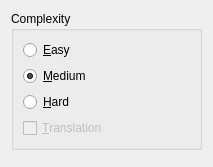
<?xml version="1.0" encoding="UTF-8"?>
<ui version="4.0">
 <class>TrainingComplexityDialog</class>
 <widget class="QDialog" name="TrainingComplexityDialog">
  <property name="geometry">
   <rect>
    <x>0</x>
    <y>0</y>
    <width>213</width>
    <height>145</height>
   </rect>
  </property>
  <property name="windowTitle">
   <string>Training Complexity</string>
  </property>
  <layout class="QVBoxLayout" name="verticalLayout">
   <item>
    <widget class="QGroupBox" name="complexityGroupBox">
     <property name="title">
      <string>Complexity</string>
     </property>
     <layout class="QVBoxLayout" name="verticalLayout_2">
      <item>
       <widget class="QRadioButton" name="easyRadioButton">
        <property name="text">
         <string>&amp;Easy</string>
        </property>
       </widget>
      </item>
      <item>
       <widget class="QRadioButton" name="mediumRadioButton">
        <property name="text">
         <string>&amp;Medium</string>
        </property>
        <property name="checked">
         <bool>true</bool>
        </property>
       </widget>
      </item>
      <item>
       <widget class="QRadioButton" name="hardRadioButton">
        <property name="text">
         <string>&amp;Hard</string>
        </property>
       </widget>
      </item>
      <item alignment="Qt::AlignLeft">
       <widget class="QCheckBox" name="translationCheckBox">
        <property name="enabled">
         <bool>false</bool>
        </property>
        <property name="sizePolicy">
         <sizepolicy hsizetype="Minimum" vsizetype="Fixed">
          <horstretch>0</horstretch>
          <verstretch>0</verstretch>
         </sizepolicy>
        </property>
        <property name="text">
         <string>&amp;Translation</string>
        </property>
       </widget>
      </item>
     </layout>
    </widget>
   </item>
   <item>
    <widget class="QDialogButtonBox" name="dialogButtonBox">
     <property name="standardButtons">
      <set>QDialogButtonBox::NoButton</set>
     </property>
    </widget>
   </item>
  </layout>
 </widget>
 <resources/>
 <connections/>
</ui>
